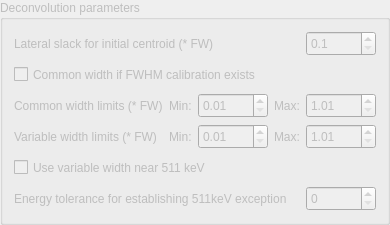
      <widget class="QGroupBox" name="groupBox_4">
       <property name="enabled">
        <bool>false</bool>
       </property>
       <property name="title">
        <string>Deconvolution parameters</string>
       </property>
       <layout class="QGridLayout" name="gridLayout_4">
        <item row="0" column="0">
         <layout class="QHBoxLayout" name="horizontalLayout_23">
          <item>
           <widget class="QLabel" name="label_48">
            <property name="minimumSize">
             <size>
              <width>0</width>
              <height>25</height>
             </size>
            </property>
            <property name="maximumSize">
             <size>
              <width>16777215</width>
              <height>25</height>
             </size>
            </property>
            <property name="text">
             <string>Lateral slack for initial centroid (* FW)</string>
            </property>
           </widget>
          </item>
          <item>
           <widget class="QDoubleSpinBox" name="doubleLateralSlack">
            <property name="enabled">
             <bool>false</bool>
            </property>
            <property name="minimumSize">
             <size>
              <width>70</width>
              <height>25</height>
             </size>
            </property>
            <property name="maximumSize">
             <size>
              <width>70</width>
              <height>25</height>
             </size>
            </property>
            <property name="decimals">
             <number>1</number>
            </property>
            <property name="minimum">
             <double>0.100000000000000</double>
            </property>
            <property name="maximum">
             <double>200.000000000000000</double>
            </property>
            <property name="singleStep">
             <double>0.100000000000000</double>
            </property>
            <property name="value">
             <double>0.100000000000000</double>
            </property>
           </widget>
          </item>
         </layout>
        </item>
        <item row="1" column="0">
         <widget class="QCheckBox" name="checkWidthCommon">
          <property name="enabled">
           <bool>false</bool>
          </property>
          <property name="minimumSize">
           <size>
            <width>0</width>
            <height>25</height>
           </size>
          </property>
          <property name="maximumSize">
           <size>
            <width>16777215</width>
            <height>25</height>
           </size>
          </property>
          <property name="text">
           <string>Common width if FWHM calibration exists</string>
          </property>
         </widget>
        </item>
        <item row="2" column="0">
         <layout class="QHBoxLayout" name="horizontalLayout_20">
          <item>
           <widget class="QLabel" name="label_41">
            <property name="minimumSize">
             <size>
              <width>0</width>
              <height>25</height>
             </size>
            </property>
            <property name="maximumSize">
             <size>
              <width>16777215</width>
              <height>25</height>
             </size>
            </property>
            <property name="text">
             <string>Common width limits (* FW)</string>
            </property>
           </widget>
          </item>
          <item>
           <widget class="QLabel" name="label_42">
            <property name="sizePolicy">
             <sizepolicy hsizetype="Maximum" vsizetype="Preferred">
              <horstretch>0</horstretch>
              <verstretch>0</verstretch>
             </sizepolicy>
            </property>
            <property name="minimumSize">
             <size>
              <width>0</width>
              <height>25</height>
             </size>
            </property>
            <property name="maximumSize">
             <size>
              <width>16777215</width>
              <height>25</height>
             </size>
            </property>
            <property name="text">
             <string>Min:</string>
            </property>
           </widget>
          </item>
          <item>
           <widget class="QDoubleSpinBox" name="doubleMinWidthCommon">
            <property name="enabled">
             <bool>false</bool>
            </property>
            <property name="minimumSize">
             <size>
              <width>70</width>
              <height>25</height>
             </size>
            </property>
            <property name="maximumSize">
             <size>
              <width>70</width>
              <height>25</height>
             </size>
            </property>
            <property name="decimals">
             <number>2</number>
            </property>
            <property name="minimum">
             <double>0.010000000000000</double>
            </property>
            <property name="maximum">
             <double>0.990000000000000</double>
            </property>
            <property name="singleStep">
             <double>0.010000000000000</double>
            </property>
           </widget>
          </item>
          <item>
           <widget class="QLabel" name="label_44">
            <property name="sizePolicy">
             <sizepolicy hsizetype="Maximum" vsizetype="Preferred">
              <horstretch>0</horstretch>
              <verstretch>0</verstretch>
             </sizepolicy>
            </property>
            <property name="minimumSize">
             <size>
              <width>0</width>
              <height>25</height>
             </size>
            </property>
            <property name="maximumSize">
             <size>
              <width>16777215</width>
              <height>25</height>
             </size>
            </property>
            <property name="text">
             <string>Max:</string>
            </property>
           </widget>
          </item>
          <item>
           <widget class="QDoubleSpinBox" name="doubleMaxWidthCommon">
            <property name="enabled">
             <bool>false</bool>
            </property>
            <property name="minimumSize">
             <size>
              <width>70</width>
              <height>25</height>
             </size>
            </property>
            <property name="maximumSize">
             <size>
              <width>70</width>
              <height>25</height>
             </size>
            </property>
            <property name="decimals">
             <number>2</number>
            </property>
            <property name="minimum">
             <double>1.010000000000000</double>
            </property>
            <property name="maximum">
             <double>10.000000000000000</double>
            </property>
            <property name="singleStep">
             <double>0.010000000000000</double>
            </property>
            <property name="value">
             <double>1.010000000000000</double>
            </property>
           </widget>
          </item>
         </layout>
        </item>
        <item row="3" column="0">
         <layout class="QHBoxLayout" name="horizontalLayout_21">
          <item>
           <widget class="QLabel" name="label_43">
            <property name="minimumSize">
             <size>
              <width>0</width>
              <height>25</height>
             </size>
            </property>
            <property name="maximumSize">
             <size>
              <width>16777215</width>
              <height>25</height>
             </size>
            </property>
            <property name="text">
             <string>Variable width limits (* FW)</string>
            </property>
           </widget>
          </item>
          <item>
           <widget class="QLabel" name="label_45">
            <property name="sizePolicy">
             <sizepolicy hsizetype="Maximum" vsizetype="Preferred">
              <horstretch>0</horstretch>
              <verstretch>0</verstretch>
             </sizepolicy>
            </property>
            <property name="minimumSize">
             <size>
              <width>0</width>
              <height>25</height>
             </size>
            </property>
            <property name="maximumSize">
             <size>
              <width>16777215</width>
              <height>25</height>
             </size>
            </property>
            <property name="text">
             <string>Min:</string>
            </property>
           </widget>
          </item>
          <item>
           <widget class="QDoubleSpinBox" name="doubleMinWidthVariable">
            <property name="enabled">
             <bool>false</bool>
            </property>
            <property name="minimumSize">
             <size>
              <width>70</width>
              <height>25</height>
             </size>
            </property>
            <property name="maximumSize">
             <size>
              <width>70</width>
              <height>25</height>
             </size>
            </property>
            <property name="decimals">
             <number>2</number>
            </property>
            <property name="minimum">
             <double>0.010000000000000</double>
            </property>
            <property name="maximum">
             <double>0.990000000000000</double>
            </property>
            <property name="singleStep">
             <double>0.010000000000000</double>
            </property>
           </widget>
          </item>
          <item>
           <widget class="QLabel" name="label_46">
            <property name="sizePolicy">
             <sizepolicy hsizetype="Maximum" vsizetype="Preferred">
              <horstretch>0</horstretch>
              <verstretch>0</verstretch>
             </sizepolicy>
            </property>
            <property name="minimumSize">
             <size>
              <width>0</width>
              <height>25</height>
             </size>
            </property>
            <property name="maximumSize">
             <size>
              <width>16777215</width>
              <height>25</height>
             </size>
            </property>
            <property name="text">
             <string>Max:</string>
            </property>
           </widget>
          </item>
          <item>
           <widget class="QDoubleSpinBox" name="doubleMaxWidthVariable">
            <property name="enabled">
             <bool>false</bool>
            </property>
            <property name="minimumSize">
             <size>
              <width>70</width>
              <height>25</height>
             </size>
            </property>
            <property name="maximumSize">
             <size>
              <width>70</width>
              <height>25</height>
             </size>
            </property>
            <property name="decimals">
             <number>2</number>
            </property>
            <property name="minimum">
             <double>1.010000000000000</double>
            </property>
            <property name="maximum">
             <double>10.000000000000000</double>
            </property>
            <property name="singleStep">
             <double>0.010000000000000</double>
            </property>
            <property name="value">
             <double>1.010000000000000</double>
            </property>
           </widget>
          </item>
         </layout>
        </item>
        <item row="4" column="0">
         <widget class="QCheckBox" name="checkWidthAt511">
          <property name="enabled">
           <bool>false</bool>
          </property>
          <property name="minimumSize">
           <size>
            <width>0</width>
            <height>25</height>
           </size>
          </property>
          <property name="maximumSize">
           <size>
            <width>16777215</width>
            <height>25</height>
           </size>
          </property>
          <property name="text">
           <string>Use variable width near 511 keV</string>
          </property>
         </widget>
        </item>
        <item row="5" column="0">
         <layout class="QHBoxLayout" name="horizontalLayout_22">
          <item>
           <widget class="QLabel" name="label_47">
            <property name="minimumSize">
             <size>
              <width>0</width>
              <height>25</height>
             </size>
            </property>
            <property name="maximumSize">
             <size>
              <width>16777215</width>
              <height>25</height>
             </size>
            </property>
            <property name="text">
             <string>Energy tolerance for establishing 511keV exception</string>
            </property>
           </widget>
          </item>
          <item>
           <widget class="QSpinBox" name="spinWidthAt511Tolerance">
            <property name="enabled">
             <bool>false</bool>
            </property>
            <property name="minimumSize">
             <size>
              <width>70</width>
              <height>25</height>
             </size>
            </property>
            <property name="maximumSize">
             <size>
              <width>70</width>
              <height>25</height>
             </size>
            </property>
           </widget>
          </item>
         </layout>
        </item>
       </layout>
      </widget>
